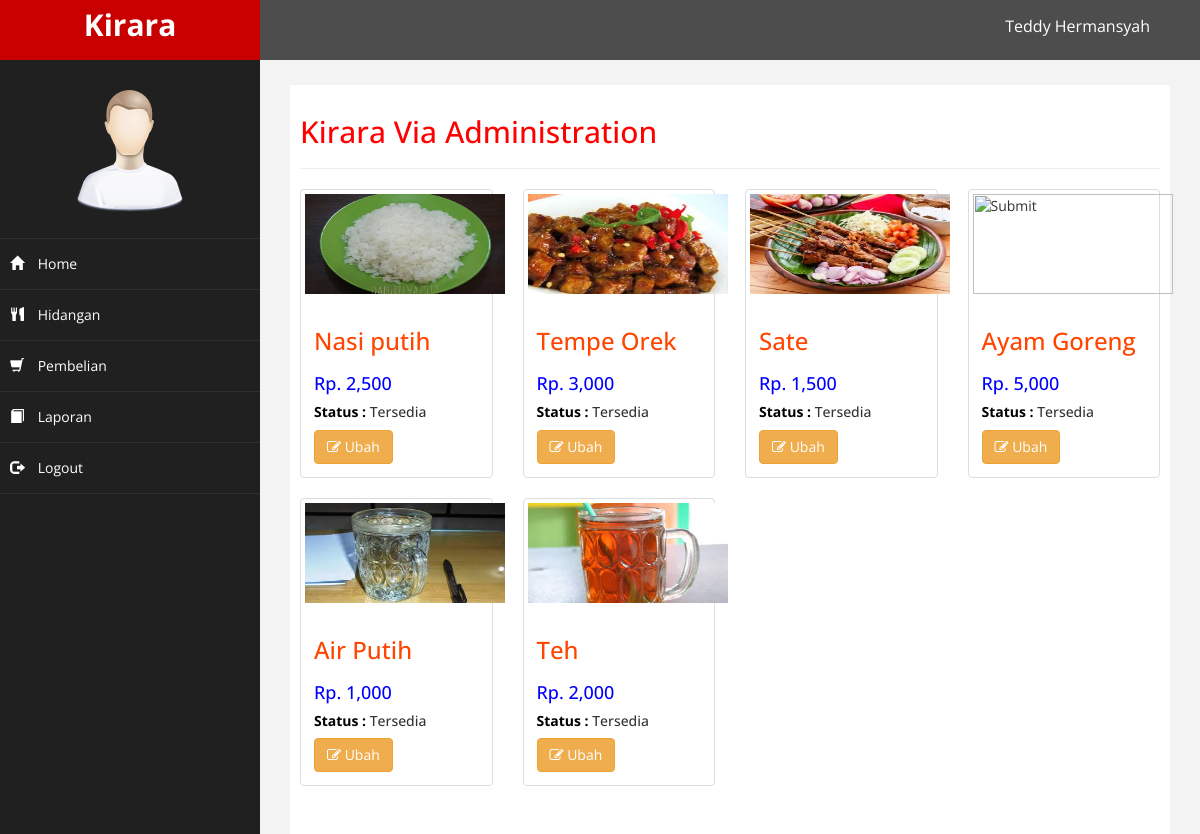
The page /admin/index.php (signed in) on the database its author committed.
### tables this page shows
CREATE TABLE `hidangan` (
  `id_hidangan` int(11) NOT NULL,
  `nama_hidangan` varchar(100) NOT NULL,
  `harga_hidangan` int(11) NOT NULL,
  `foto_hidangan` varchar(100) NOT NULL,
  `deskripsi_hidangan` text NOT NULL,
  `status_hidangan` varchar(100) NOT NULL DEFAULT 'Tersedia'
);

### admin/home.php (the view, shortened to what this page needs)
<h2>Kirara Via Administration</h2>
<hr>
<section class="konten">
		<div class="row">
			<?php $ambil = $koneksi->query("SELECT * FROM hidangan"); ?>
			<?php while ($perhidangan = $ambil->fetch_assoc()){ ?>
			<div class="col-md-3">
				<div class="thumbnail">
					<input type="image" src="../foto_hidangan/<?php echo $perhidangan['foto_hidangan']; ?>" width="200px" dan height="100px" />
					<div class="caption">
						<h3><?php echo $perhidangan['nama_hidangan']; ?></h3>
						<h4>Rp. <?php echo number_format($perhidangan['harga_hidangan']); ?></h5>
						<h5><b>Status : </b><?php echo $perhidangan['status_hidangan']; ?></h5>
						<a href="index.php?halaman=ubah_status&id=<?php echo $perhidangan['id_hidangan']; ?>" class="btn btn-warning"><i class="fa fa-edit"></i> Ubah</a>
					</div>
				</div>
			</div>
		<?php } ?>
</section>

### admin/index.php (shortened to what this page needs)
<?php
include 'koneksi.php';
?>
<!DOCTYPE html>
<html xmlns="http://www.w3.org/1999/xhtml">
<head>
    <link href="assets/css/bootstrap.css" rel="stylesheet" />
    <link href="assets/css/font-awesome.css" rel="stylesheet" />
    <link href="assets/js/morris/morris-0.4.3.min.css" rel="stylesheet" />
    <link href="assets/css/custom.css" rel="stylesheet" />
</head>
<body>
    <div id="wrapper">
        <nav class="navbar navbar-default navbar-cls-top " role="navigation" style="margin-bottom: 0">
            <div class="navbar-header">
                <a class="navbar-brand" href="index.php">Kirara</a>
            </div>
  <div style="color: white;
padding: 15px 50px 5px 50px;
float: right;
font-size: 16px;">Teddy Hermansyah</div>
        </nav>
                <nav class="navbar-default navbar-side" role="navigation">
            <div class="sidebar-collapse">
                <ul class="nav" id="main-menu">
				<li class="text-center">
                    <img src="assets/img/find_user.png" class="user-image img-responsive"/>
					</li>
                    <li><a href="index.php"><i class="glyphicon glyphicon-home"></i> Home</a></li>
                    <li><a href="index.php?halaman=hidangan"><i class="glyphicon glyphicon-cutlery"></i> Hidangan</a></li>
                    <li><a href="index.php?halaman=pembelian"><i class="glyphicon glyphicon-shopping-cart"></i> Pembelian</a></li>
                    <li><a href="index.php?halaman=laporan_pembelian"><i class="glyphicon glyphicon-book"></i> Laporan</a></li>
                    <li><a href="index.php?halaman=logout"><i class="glyphicon glyphicon-log-out"></i> Logout</a></li>
                </ul>
            </div>
        </nav>
        <div id="page-wrapper" >
            <div id="page-inner">
                <?php
                  if (isset($_GET['halaman']))
             {
                if ($_GET['halaman']=='hidangan')
                {
                    include 'hidangan.php';
                }
                elseif ($_GET['halaman']=='pembelian')
                {
                    include 'pembelian.php';
                }
                elseif ($_GET['halaman']=='detail')
                {
                    include 'detail.php';
                }
                elseif ($_GET['halaman']=='tambah_hidangan')
                {
                    include 'tambah_hidangan.php';
                }
                elseif ($_GET['halaman']=='hapus_hidangan')
                {
                    include 'hapus_hidangan.php';
                }
                elseif ($_GET['halaman']=='ubah_hidangan')
                {
                    include 'ubah_hidangan.php';
                }
                elseif ($_GET['halaman']=='menerima_pembayaran')
                {
                    include 'menerima_pembayaran.php';
                }
                elseif ($_GET['halaman']=='logout')
                {
                  include 'logout.php';
                }
                elseif ($_GET['halaman']=='laporan_pembelian')
                {
                    include 'laporan_pembelian.php';
                }
                elseif ($_GET['halaman']=='cetak_detail')
                {
                    include 'cetak_detail.php';
                }
                elseif ($_GET['halaman']=='ubah_status')
                {
                    include 'ubah_status.php';
                }
            }
            else
             {
                include 'home.php';
             }
             ?>
            </div>
            </div>
        </div>
</body>
</html>

### admin/assets/css/custom.css (style rules this page uses)
body { font-family: 'Open Sans', sans-serif; }
#wrapper { width: 100%; background:#202020; }
#page-wrapper { padding: 15px 15px; min-height: 600px; background:#F3F3F3; }
#page-inner { width:100%; margin:10px 20px 10px 0px; background-color:#fff!important; padding:10px; min-height:1200px; }
.text-center { text-align:center; }
h2 { color: #f00; }
h4 { padding-top:10px; }
.user-image { margin: 25px auto; -webkit-border-radius: 10px; -moz-border-radius: 10px; border-radius: 10px; max-height:170px; max-width:170px; }
.navbar-cls-top .navbar-brand { color: #fff; background: #C90000; width: 260px; text-align: center; height: 60px; font-size: 30px; font-weight: 700; }
.sidebar-collapse , .sidebar-collapse .nav { background:none; }
.sidebar-collapse .nav { padding:0; }
.sidebar-collapse .nav > li > a { color:#fff; background:#202020; text-shadow:none; }
.sidebar-collapse > .nav > li > a { padding:15px 10px; }
.sidebar-collapse > .nav > li { border-bottom: 1px solid rgba(107, 108, 109, 0.19); }
.navbar-side { border:none; background-color: #202020; }
.navbar-cls-top { background:#4D4D4D; border-bottom:none; }
.navbar-default { border:0px solid black; }
.navbar-header { background: #A70303; }
.nav > li > a > i { margin-right:10px; }
@media (min-width:768px) { #page-wrapper { margin: 0 0 0 260px; padding: 15px 30px; min-height: 1200px; } }
@media (min-width:768px) { .navbar-side { z-index: 1; position: absolute; width: 260px; } }
@media (min-width:768px) { .navbar { border-radius: 0px; } }

### admin/home.php (style rules this page uses)
h3 { color: #FF4500; }
h4 { color: blue; }
b { color: black; }

### rows shown on the page
hidangan: nama_hidangan "Nasi putih", harga_hidangan "2,500", status_hidangan "Tersedia"
hidangan: nama_hidangan "Tempe Orek", harga_hidangan "3,000", status_hidangan "Tersedia"
hidangan: nama_hidangan "Sate", harga_hidangan "1,500", status_hidangan "Tersedia"
hidangan: nama_hidangan "Ayam Goreng", harga_hidangan "5,000", status_hidangan "Tersedia"
hidangan: nama_hidangan "Air Putih", harga_hidangan "1,000", status_hidangan "Tersedia"
hidangan: nama_hidangan "Teh", harga_hidangan "2,000", status_hidangan "Tersedia"
